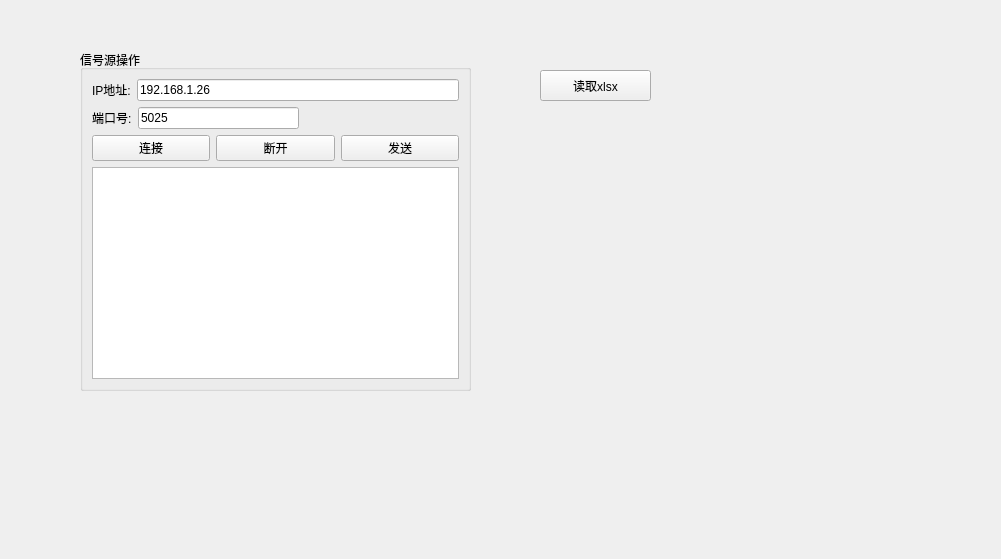
<?xml version="1.0" encoding="UTF-8"?>
<ui version="4.0">
 <class>signal_1466</class>
 <widget class="QWidget" name="signal_1466">
  <property name="geometry">
   <rect>
    <x>0</x>
    <y>0</y>
    <width>1001</width>
    <height>559</height>
   </rect>
  </property>
  <property name="windowTitle">
   <string>Form</string>
  </property>
  <widget class="QGroupBox" name="groupBox">
   <property name="geometry">
    <rect>
     <x>80</x>
     <y>50</y>
     <width>391</width>
     <height>341</height>
    </rect>
   </property>
   <property name="title">
    <string>信号源操作</string>
   </property>
   <layout class="QVBoxLayout" name="verticalLayout_2">
    <item>
     <layout class="QVBoxLayout" name="verticalLayout">
      <item>
       <layout class="QHBoxLayout" name="horizontalLayout">
        <item>
         <widget class="QLabel" name="label">
          <property name="text">
           <string>IP地址:</string>
          </property>
         </widget>
        </item>
        <item>
         <widget class="QLineEdit" name="lineEdit_inputIP">
          <property name="text">
           <string>192.168.1.26</string>
          </property>
         </widget>
        </item>
       </layout>
      </item>
      <item>
       <layout class="QHBoxLayout" name="horizontalLayout_2">
        <item>
         <widget class="QLabel" name="label_2">
          <property name="text">
           <string>端口号:</string>
          </property>
         </widget>
        </item>
        <item>
         <widget class="QLineEdit" name="lineEdit_inputport">
          <property name="text">
           <string>5025</string>
          </property>
         </widget>
        </item>
        <item>
         <spacer name="horizontalSpacer">
          <property name="orientation">
           <enum>Qt::Horizontal</enum>
          </property>
          <property name="sizeHint" stdset="0">
           <size>
            <width>40</width>
            <height>20</height>
           </size>
          </property>
         </spacer>
        </item>
       </layout>
      </item>
      <item>
       <layout class="QHBoxLayout" name="horizontalLayout_3">
        <item>
         <widget class="QPushButton" name="pB_IPConnet">
          <property name="text">
           <string>连接</string>
          </property>
         </widget>
        </item>
        <item>
         <widget class="QPushButton" name="pB_disconnect">
          <property name="text">
           <string>断开</string>
          </property>
         </widget>
        </item>
        <item>
         <widget class="QPushButton" name="pB_send">
          <property name="text">
           <string>发送</string>
          </property>
         </widget>
        </item>
       </layout>
      </item>
     </layout>
    </item>
    <item>
     <widget class="QTextBrowser" name="textBrowser__massages"/>
    </item>
   </layout>
  </widget>
  <widget class="QPushButton" name="pB_readXlsx">
   <property name="geometry">
    <rect>
     <x>540</x>
     <y>70</y>
     <width>111</width>
     <height>31</height>
    </rect>
   </property>
   <property name="text">
    <string>读取xlsx</string>
   </property>
  </widget>
 </widget>
 <resources/>
 <connections/>
</ui>
